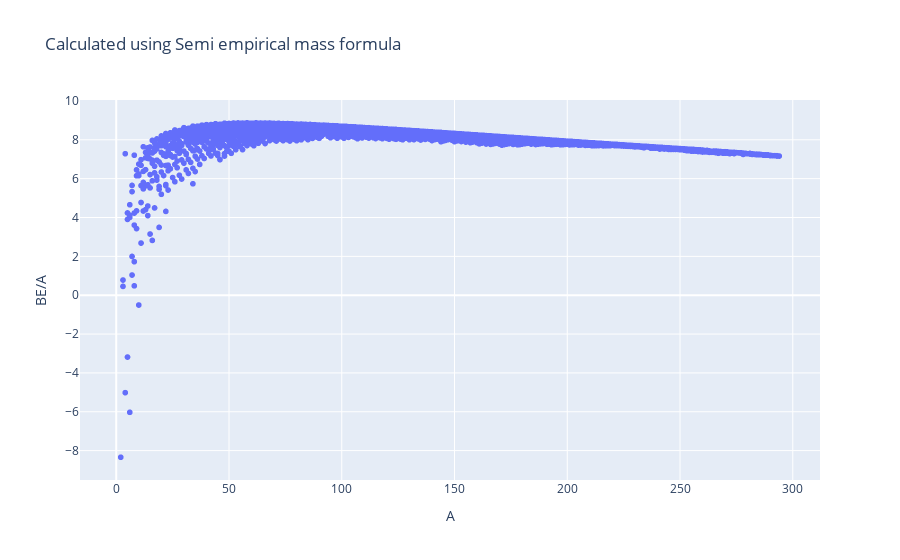

This figure's notebook cell:
### Code cell
Zs = df2['Z'].to_numpy()
Ns = df2['N'].to_numpy()
As = Zs + Ns
Z_X_A = np.array([list(Zs), list(As)]).T

BEvs = np.array([binding_energy_volume(Ai) for Ai in As])
BEss = np.array([binding_energy_surface(Ai) for Ai in As])
BEcs = np.array([binding_energy_coulomb(Zi, Ai) for Zi, Ai in Z_X_A])
BEsys = np.array([binding_energy_asym(Zi, Ai) for Zi, Ai in Z_X_A])
BEps = np.array([binding_energy_pairing(Zi, Ai) for Zi, Ai in Z_X_A])
BEs = np.array([binding_energy(Zi, Ai) for Zi, Ai in Z_X_A])
BEs_per_A = np.array([binding_energy(Zi, Ai)/Ai for Zi, Ai in Z_X_A])

df1 = pd.DataFrame({'Z':Zs, 'A':As, 'BE_V':BEvs,'BE_S':BEss,'BE_C':BEcs,
                'BE_Sym':BEsys,'BE_P':BEps, 'BE':BEs, 'BE/A':BEs_per_A})
display(df1.head())
fig1 = px.scatter(df1, x='A', y='BE/A', hover_data='Z', 
                title='Calculated using Semi empirical mass formula')
fig1.show()

### Figure 1 — Plotly figure (JSON) as saved in the notebook; plotly's stock layout.template omitted (floating-point values rounded to 4 significant figures; data arrays with more than 128 entries replaced by an {"elided": "..."} marker saying what was removed)
{"data": [{"customdata": {"elided": "3160x1 int values"}, "hovertemplate": "A=%{x}<br>BE/A=%{y}<br>Z=%{customdata[0]}<extra></extra>", "legendgroup": "", "marker": {"color": "#636efa", "symbol": "circle"}, "mode": "markers", "name": "", "showlegend": false, "type": "scattergl", "x": {"elided": "3160 int values"}, "xaxis": "x", "y": {"elided": "3160 float values"}, "yaxis": "y"}], "layout": {"legend": {"tracegroupgap": 0}, "title": {"text": "Calculated using Semi empirical mass formula"}, "xaxis": {"anchor": "y", "domain": [0, 1], "title": {"text": "A"}}, "yaxis": {"anchor": "x", "domain": [0, 1], "title": {"text": "BE/A"}}}}
